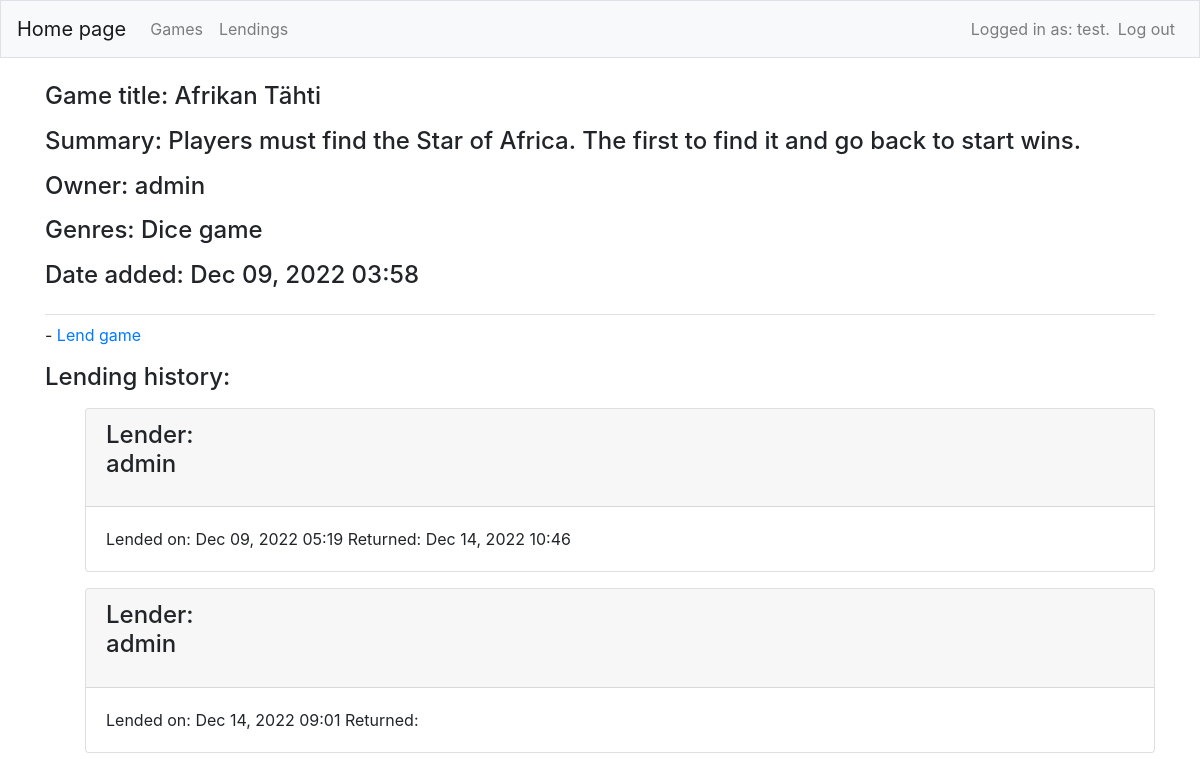
Page /games/3/ (signed in) on the committed database.
### boardgame_site/models.py (models this page shows, shortened)
class Boardgame(models.Model):
    name = models.CharField(max_length=200)
    genres = models.CharField(max_length=400)
    summary = models.CharField(max_length=500)
    available_to_lend = models.BooleanField(null=True)
    owner = models.ForeignKey(User, on_delete=models.CASCADE, null=True)
    date_added = models.DateTimeField(auto_now_add=True)
    date_modified = models.DateTimeField(auto_now=True)
    def __str__(self):
        return self.name

class Lending(models.Model):
    game = models.ForeignKey(Boardgame, on_delete=models.CASCADE)
    lender = models.ForeignKey(User, on_delete=models.CASCADE)
    lend_start_date = models.DateTimeField(auto_now_add=True)
    return_date = models.DateTimeField()
    received_game_date = models.DateTimeField(null=True)

### boardgame_site/views.py (the view)
# urls.py: path('games/<int:game_id>/', views.game, name='game'),
@login_required
def game(request, game_id):
    game = Boardgame.objects.get(id=game_id)
    lends = Lending.objects.filter(game = game_id)
    loanCount = Lending.objects.filter(received_game_date__isnull = True, lender = request.user).count()
    context = {"game": game, "lends": lends, "loanCount": loanCount}
    return render(request, "boardgame_site/game.html", context)

### boardgame_site/templates/boardgame_site/game.html (shortened to what this page needs)
{% extends 'boardgame_site/base.html' %}
{% block page_header %}
<h4>
    <p>Game title: {{ game }}</p>
    <p>Summary: {{ game.summary }}</p>
    <p>Owner: {{ game.owner }}</p>
    <p>Genres: {{ game.genres }}</p>
    <p>Date added: {{ game.date_added|date:'M d, Y H:i' }}</p>
</h4>
{% endblock page_header %}
{% block content %}
<p>
    {% if loanCount < 3 %}
        - <a href="{% url 'boardgame_site:lend_game' game.id %}">Lend game</a>
    {% else %}
        - You can only loan 3 games at a time. Go return some to lend more!
    {% endif %}
</p>
<h4>
    <p>Lending history:</p>
</h4>
<ul>
    {% for lend in lends %}
    <div class="card mb-3">
        <h4 class="card-header">
            Lender: {{ lend.lender|linebreaks }}
        </h4>
        <div class="card-body">
            Lended on: {{ lend.lend_start_date|date:'M d, Y H:i' }}
            Returned: {{ lend.received_game_date|date:'M d, Y H:i' }}
        </div>
    </div>
    {% empty %}
    <p>No one has ever lent this game</p>
    {% endfor %}
{% endblock content %}

### boardgame_site/templates/boardgame_site/base.html (shortened to what this page needs)
{% load bootstrap4 %}
<!doctype html>
<html lang="en">
<head>
    {% bootstrap_css %}
</head>
<body>
    <nav class="navbar navbar-expand-md navbar-light bg-light mb-4 border">
        <a class="navbar-brand" href="{% url 'boardgame_site:index'%}">
            Home page
        </a>
        <div class="collapse navbar-collapse" id="navbarCollapse">
            <ul class="navbar-nav mr-auto">
                <li class="nav-item">
                    <a class="nav-link" href="{% url 'boardgame_site:games'%}">
                        Games
                    </a>
                </li>
                <li class="nav-item">
                    <a class="nav-link" href="{% url 'boardgame_site:lendings'%}">
                        Lendings
                    </a>
                </li>
            </ul>
            <ul class="navbar-nav ml-auto">
                {% if user.is_authenticated %}
                <li class="nav-item">
                    <span class="navbar-text" }">Logged in as: {{ user.username }}.</span>
                </li>
                <li class="nav-item">
                    <a class="nav-link" href="{% url 'users:logout' %}">Log out</a>
                </li>
                {% endif %}
            </ul>
        </div>
    </nav>
    <main role="main" class="container">
        <div class="pb-2 mb-2 border-bottom">
            {% block page_header %}{% endblock page_header %}
        </div>
        <div>
            {% block content %}{% endblock content %}
        </div>
    </main>
</body>
</html>

### rows in the picture
Boardgame: name "Afrikan Tähti", summary "Players must find the Star of Africa. The first to find it and go back to start wins.", owner "admin", genres "Dice game", date_added "Dec 09, 2022 03:58"
Lending: lender "admin", lend_start_date "Dec 09, 2022 05:19", received_game_date "Dec 14, 2022 10:46"
Lending: lender "admin", lend_start_date "Dec 14, 2022 09:01"

### other values in the picture
{{ user.username }} "test"
